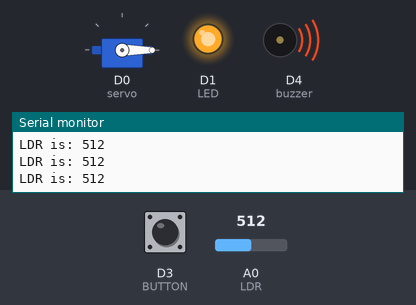
This sketch was run on a simulated ESP8266 (NodeMCU). On the bench: servo, output pins drawn as LEDs (lit = HIGH), buzzer (waves = sounding, pin HIGH), the last lines printed to the serial monitor. The test bench sets the inputs (shaded band); at power-on: D3 (BUTTON) LOW, A0 (LDR) = 512.

Above: at 1.2 s.
1.3 s: D3 (BUTTON) pulled HIGH for 0.25 s
At 2.2 s:
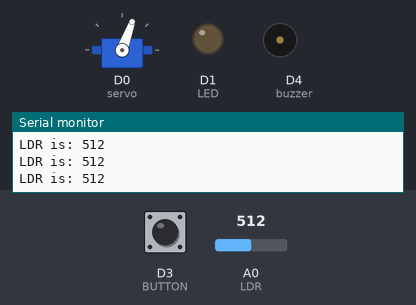
4.5 s: A0 (LDR) set to 86
7.5 s: A0 (LDR) set to 74
At 8.8 s:
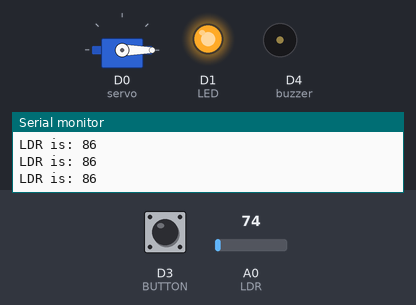
9.1 s: D3 (BUTTON) pulled HIGH for 1 s
At 9.9 s:
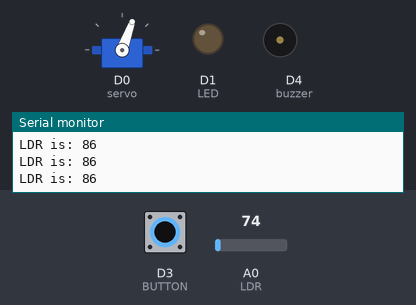
11.6 s: D3 (BUTTON) pulled HIGH for 3.2 s
At 16.1 s:
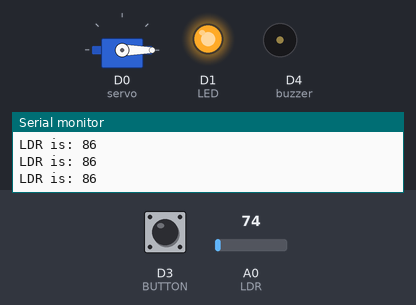
16.3 s: A0 (LDR) set to 90
At 16.5 s:
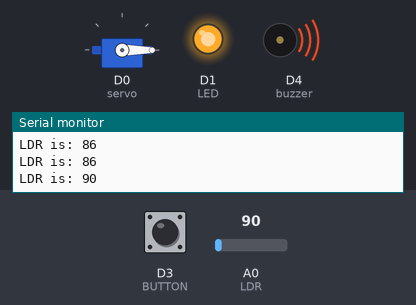
Timing chart, 0 to 19.3 s (numbered marks = the images above; inputs shaded):
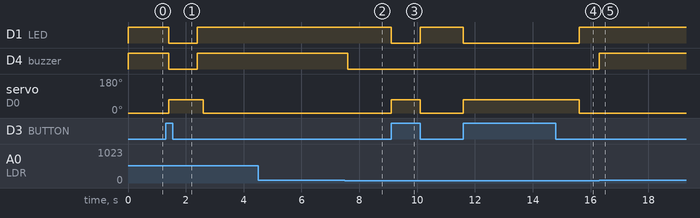

Measured:
- the behaviour switches between 81 and 80 on A0 (LDR) (found by bisection; images 1 and 2)
- after the input at 1.3 s, D1 (LED), D4 (buzzer): HIGH → LOW after 0.10 s, → HIGH 1.0 s later; servo on D0 (servo): 0° → 70° after 0.10 s, → 0° 1.2 s later
- after the input at 7.5 s, D4 (buzzer): HIGH → LOW after 0.11 s
- after the input at 9.1 s, D1 (LED): HIGH → LOW at once, → HIGH 1.0 s later; servo on D0 (servo): 0° → 70° at once, → 0° 1.0 s later
- after the input at 11.6 s, D1 (LED): HIGH → LOW at once, → HIGH 4.0 s later; servo on D0 (servo): 0° → 70° at once, → 0° 4.0 s later
- after the input at 16.3 s, D4 (buzzer): LOW → HIGH at once

The sketch:

Trabajo_1.ino
```cpp
#include <Servo.h> //Libreria de servo
const int BUTTON = 0; //D3
int BUTTONstate = 0; //button apagado
Servo servo;//nombre del servo, con minuscula para qu elo permita
int foto = 0; //valor inicial fotoresistenica
const int LDR = A0; //Defining LDR PIN
const int buzzer = 2; //D4 posicion buzzer
const int LED = D1; //Assigning Pin 4 as the name LED


void setup() {
  Serial.begin(9600);
  pinMode(BUTTON, INPUT);//Entrada button
  servo.attach(D0); //el pin en el que se encuentra
  pinMode(buzzer, OUTPUT);
  pinMode (LED, OUTPUT); //Declaring LED pin as an output
}


void loop() {
  servo.write(0); //Posicion inicial servo
  foto = analogRead(LDR); //Nivel fotoresistencia
  digitalWrite (LED, HIGH);
  BUTTONstate = digitalRead(BUTTON);//le el estatus del boton, entrada
  if (BUTTONstate == HIGH)
  {
    servo.write(70);
    digitalWrite (LED, LOW);     //Making LED HIGH
    delay(1000);            //Some delay
    digitalWrite (LED, HIGH);      //Making LED

  }
  else
  {
    servo.write(0);
  }

  if (foto>80)
  {
    Serial.print("LDR is: ");
    Serial.println(foto);
    digitalWrite(buzzer, HIGH);
    delay(200);
    digitalWrite(buzzer, LOW);
  }


}
```
